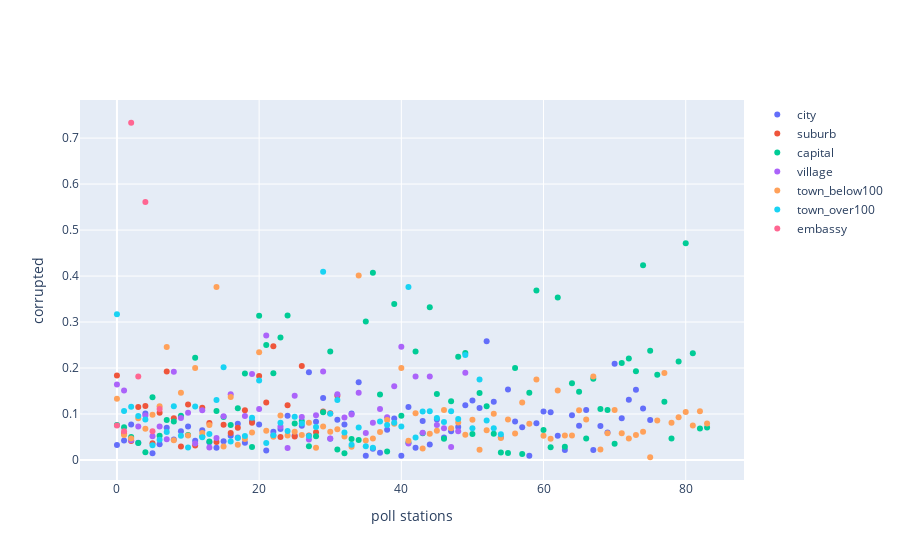

Notebook cell for this chart:
### Code cell
draw_part_of_alt_reduced('corrupted')
